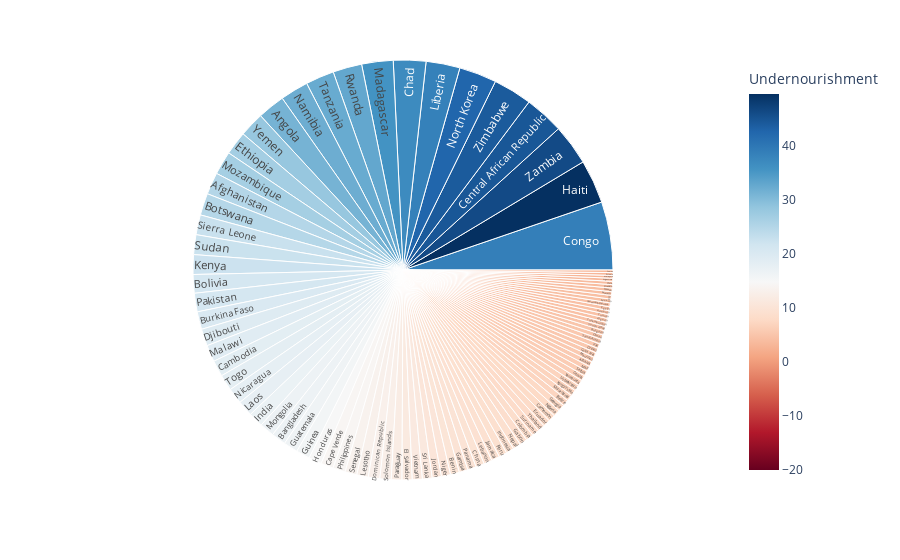

Source (notebook cell):
### Code cell
#Looking at countries rates of hunger in 2013

hunger_2013 = hunger[hunger['Year'] == 2013]

#df = px.data.gapminder().query("year == 2013")
fig = px.sunburst(hunger_2013, path=['Country'], values='Undernourishment',
                  color='Undernourishment', hover_data=['total_yield'],
                  color_continuous_scale='RdBu',
                  color_continuous_midpoint=np.average(hunger_2013['Undernourishment'], weights=hunger_2013['total_yield']))
fig.show()

### Figure 1 — Plotly figure (JSON) as saved in the notebook; plotly's stock layout.template omitted (floating-point values rounded to 4 significant figures; data arrays with more than 128 entries replaced by an {"elided": "..."} marker saying what was removed)
{"data": [{"branchvalues": "total", "customdata": {"elided": "98x2 float values"}, "domain": {"x": [0, 1], "y": [0, 1]}, "hovertemplate": "labels=%{label}<br>Undernourishment_sum=%{value}<br>parent=%{parent}<br>id=%{id}<br>total_yield=%{customdata[0]}<br>Undernourishment=%{color}<extra></extra>", "ids": ["Afghanistan", "Albania", "Algeria", "Angola", "Argentina", "Armenia", "Bangladesh", "Belize", "Benin", "Bolivia", "Botswana", "Bulgaria", "Burkina Faso", "Cambodia", "Cameroon", "Cape Verde", "Central African Republic", "Chad", "Chile", "China", "Colombia", "Congo", "Costa Rica", "Cyprus", "Djibouti", "Dominican Republic", "Ecuador", "Egypt", "El Salvador", "Estonia", "Ethiopia", "Fiji", "Gabon", "Gambia", "Georgia", "Ghana", "Guatemala", "Guinea", "Haiti", "Honduras", "India", "Indonesia", "Iran", "Jamaica", "Jordan", "Kenya", "Kyrgyzstan", "Laos", "Lebanon", "Lesotho", "Liberia", "Madagascar", "Malawi", "Malaysia", "Mali", "Mauritania", "Mauritius", "Mexico", "Mongolia", "Morocco", "Mozambique", "Namibia", "Nepal", "Nicaragua", "Niger", "Nigeria", "North Korea", "Oman", "Pakistan", "Panama", "Paraguay", "Peru", "Philippines", "Rwanda", "Samoa", "Saudi Arabia", "Senegal", "Serbia", "Sierra Leone", "Slovakia", "Solomon Islands", "South Africa", "Sri Lanka", "Sudan", "Suriname", "Taiwan", "Tanzania", "Thailand", "Togo", "Tunisia", "Turkmenistan", "United Arab Emirates", "Uzbekistan", "Venezuela", "Vietnam", "Yemen", "Zambia", "Zimbabwe"], "labels": ["Afghanistan", "Albania", "Algeria", "Angola", "Argentina", "Armenia", "Bangladesh", "Belize", "Benin", "Bolivia", "Botswana", "Bulgaria", "Burkina Faso", "Cambodia", "Cameroon", "Cape Verde", "Central African Republic", "Chad", "Chile", "China", "Colombia", "Congo", "Costa Rica", "Cyprus", "Djibouti", "Dominican Republic", "Ecuador", "Egypt", "El Salvador", "Estonia", "Ethiopia", "Fiji", "Gabon", "Gambia", "Georgia", "Ghana", "Guatemala", "Guinea", "Haiti", "Honduras", "India", "Indonesia", "Iran", "Jamaica", "Jordan", "Kenya", "Kyrgyzstan", "Laos", "Lebanon", "Lesotho", "Liberia", "Madagascar", "Malawi", "Malaysia", "Mali", "Mauritania", "Mauritius", "Mexico", "Mongolia", "Morocco", "Mozambique", "Namibia", "Nepal", "Nicaragua", "Niger", "Nigeria", "North Korea", "Oman", "Pakistan", "Panama", "Paraguay", "Peru", "Philippines", "Rwanda", "Samoa", "Saudi Arabia", "Senegal", "Serbia", "Sierra Leone", "Slovakia", "Solomon Islands", "South Africa", "Sri Lanka", "Sudan", "Suriname", "Taiwan", "Tanzania", "Thailand", "Togo", "Tunisia", "Turkmenistan", "United Arab Emirates", "Uzbekistan", "Venezuela", "Vietnam", "Yemen", "Zambia", "Zimbabwe"], "marker": {"coloraxis": "coloraxis", "colors": [25, 5.8, 4.5, 31.2, 3.5, 4.4, 16.6, 7.1, 10.2, 21.1, 24.9, 5, 20.1, 18.4, 8, 14.2, 44.6, 36.9, 3.7, 9.7, 8.6, 38.7, 5.5, 5.4, 19.3, 13, 8.1, 4.4, 11.5, 3.1, 26.7, 4.2, 8.7, 9.8, 7.7, 6.2, 16.3, 15.7, 49.6, 14.8, 16.9, 9, 5.4, 9.3, 10.4, 22.3, 6.9, 17.8, 9.4, 13.1, 38.5, 35.7, 19, 3.2, 5.9, 7.1, 5.6, 4.3, 16.7, 4.2, 26.6, 32, 9, 17.9, 10.4, 7.8, 42.6, 5.1, 21, 9.8, 12.1, 9.2, 14.2, 32.9, 2.9, 5.4, 13.5, 6, 22.6, 3.8, 12.8, 4.8, 11.1, 22.5, 8.2, 4.1, 32.4, 8.2, 18.3, 4.5, 4.8, 4.4, 6.9, 6.4, 11.4, 28.2, 46.2, 44.1]}, "name": "", "parents": ["", "", "", "", "", "", "", "", "", "", "", "", "", "", "", "", "", "", "", "", "", "", "", "", "", "", "", "", "", "", "", "", "", "", "", "", "", "", "", "", "", "", "", "", "", "", "", "", "", "", "", "", "", "", "", "", "", "", "", "", "", "", "", "", "", "", "", "", "", "", "", "", "", "", "", "", "", "", "", "", "", "", "", "", "", "", "", "", "", "", "", "", "", "", "", "", "", ""], "type": "sunburst", "values": [25, 5.8, 4.5, 31.2, 3.5, 4.4, 16.6, 7.1, 10.2, 21.1, 24.9, 5, 20.1, 18.4, 8, 14.2, 44.6, 36.9, 3.7, 9.7, 8.6, 77.4, 5.5, 5.4, 19.3, 13, 8.1, 4.4, 11.5, 3.1, 26.7, 4.2, 8.7, 9.8, 7.7, 6.2, 16.3, 15.7, 49.6, 14.8, 16.9, 9, 5.4, 9.3, 10.4, 22.3, 6.9, 17.8, 9.4, 13.1, 38.5, 35.7, 19, 3.2, 5.9, 7.1, 5.6, 4.3, 16.7, 4.2, 26.6, 32, 9, 17.9, 10.4, 7.8, 42.6, 5.1, 21, 9.8, 12.1, 9.2, 14.2, 32.9, 2.9, 5.4, 13.5, 6, 22.6, 3.8, 12.8, 4.8, 11.1, 22.5, 8.2, 4.1, 32.4, 8.2, 18.3, 4.5, 4.8, 4.4, 6.9, 6.4, 11.4, 28.2, 46.2, 44.1]}], "layout": {"coloraxis": {"cmid": 14.79, "colorbar": {"title": {"text": "Undernourishment"}}, "colorscale": [[0, "rgb(103,0,31)"], [0.1, "rgb(178,24,43)"], [0.2, "rgb(214,96,77)"], [0.3, "rgb(244,165,130)"], [0.4, "rgb(253,219,199)"], [0.5, "rgb(247,247,247)"], [0.6, "rgb(209,229,240)"], [0.7, "rgb(146,197,222)"], [0.8, "rgb(67,147,195)"], [0.9, "rgb(33,102,172)"], [1, "rgb(5,48,97)"]]}, "legend": {"tracegroupgap": 0}, "margin": {"t": 60}}}
